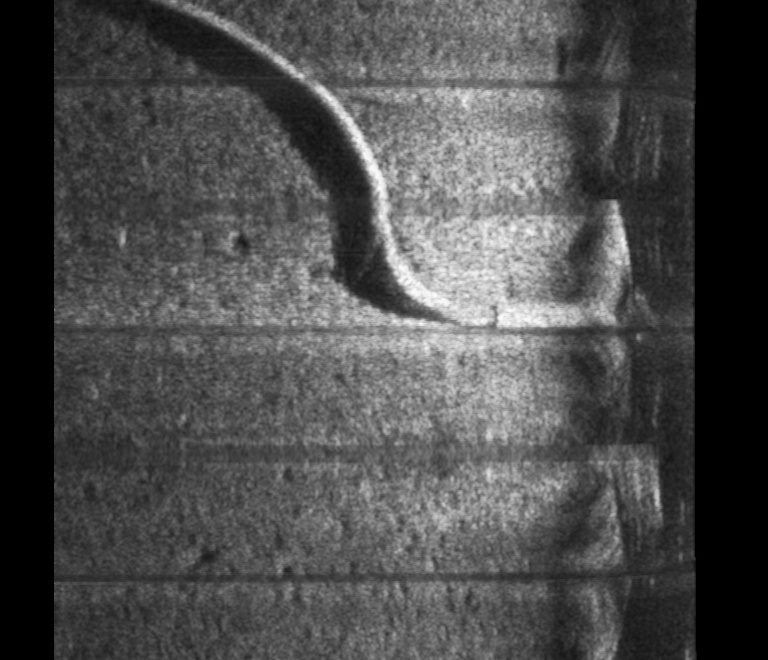
#> input picture multiLook_1.jpg, 768 x 660 px
$ python -i sonarGeometry.py   (imports and definitions only)
#> lines starting #> are read from the running program, lines starting #| are printed output that depends on the picture
#> further down, picture is the input picture: shape (660, 768); min 0, max 251, mean 75.3
import numpy as np
import cv2

def remapping(img):
    # ! need to collect parameter
    # TODO check best parameter [810,660]

    rows,cols = img.shape
#> rows = 660; cols = 768
    y,x = np.mgrid[:800*2,:800*2]     #y, x : flip
    r = np.sqrt((x-810)**2+(660*2-y)**2)
    theta = (np.arctan2(x-810,660*2-y)*130./np.pi)
    thetapic = (theta+65.0)/0.12

    # Rotate image before remapping
    M1 = cv2.getRotationMatrix2D((cols/2,rows/2),-90,1)
    dst1 = cv2.warpAffine(img,M1,(cols,rows))
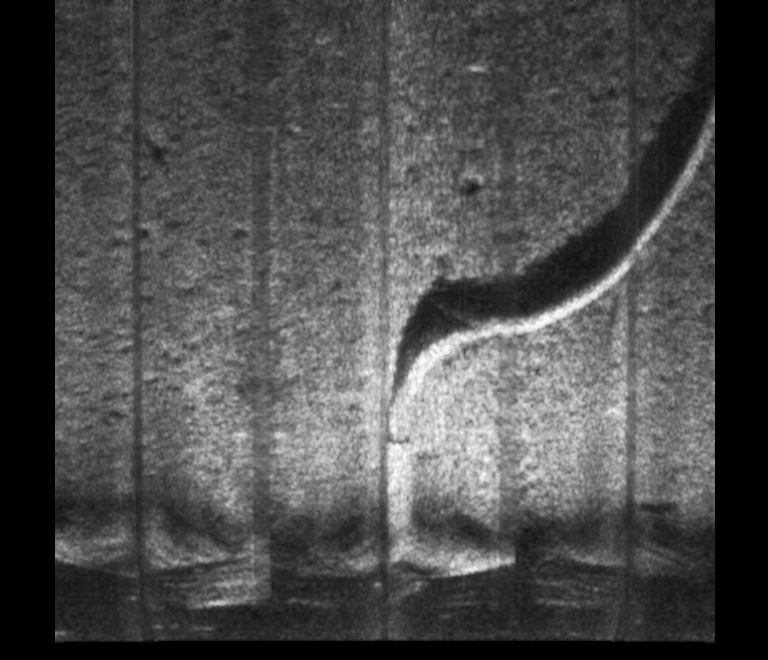
#> dst1: shape (660, 768); min 0, max 251, mean 75.3

    # Remapping
    out1 = cv2.remap(dst1,r.astype('float32'),thetapic.astype('float32'),cv2.INTER_LINEAR)
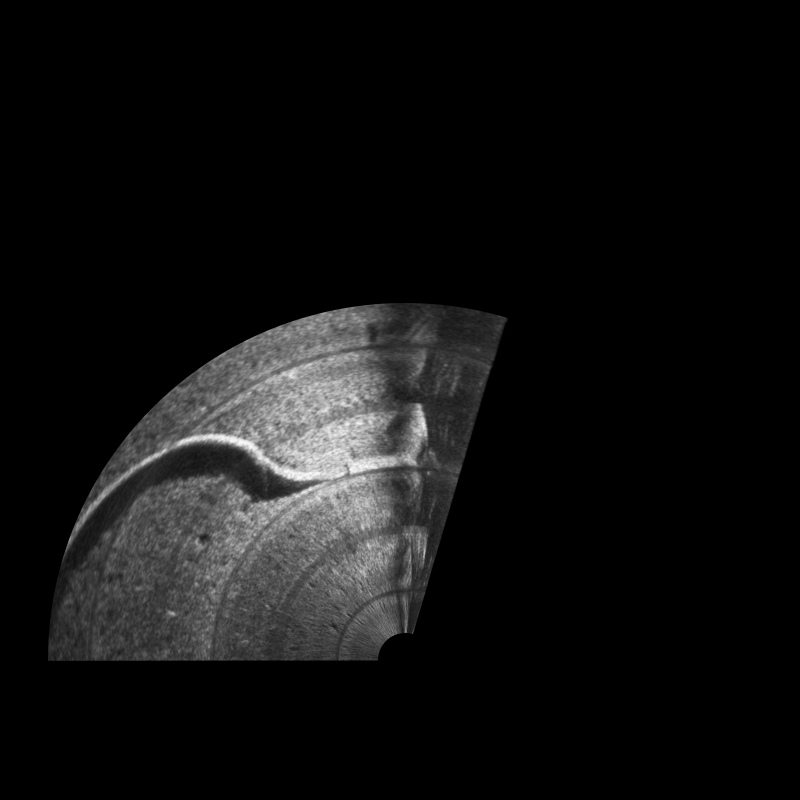
#> out1: shape (1600, 1600) (shown at 1/2 size); min 0, max 251, mean 16.9

    M2 = cv2.getRotationMatrix2D((2*cols, rows),-35,0.9)
    dst2 = cv2.warpAffine(out1,M2,(660*2,660*2))
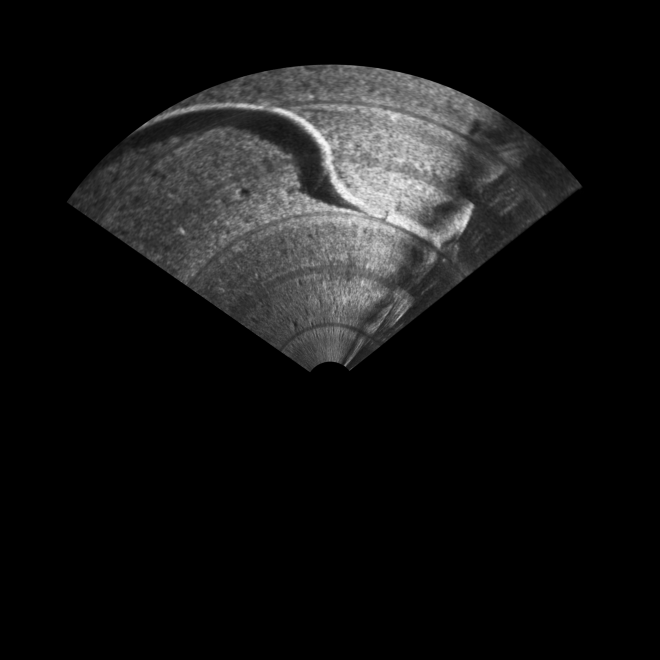
#> dst2: shape (1320, 1320) (shown at 1/2 size); min 0, max 250, mean 20.1
    dst2 = dst2[0:800,0:1320]
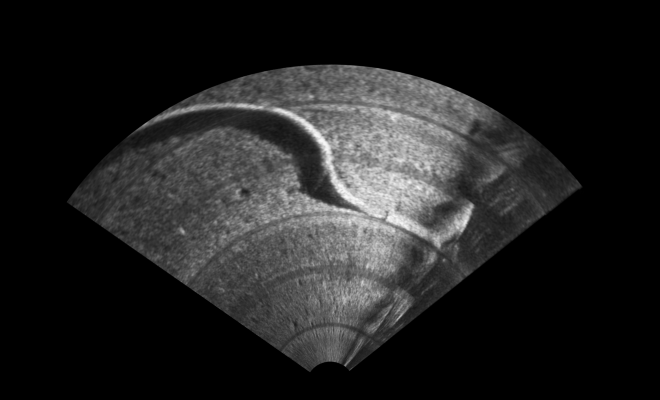
#> dst2: shape (800, 1320) (shown at 1/2 size); min 0, max 250, mean 33.1
    return dst2

>>> import cv2
>>> picture = cv2.imread('multiLook_1.jpg', cv2.IMREAD_GRAYSCALE)
>>> result = remapping(picture)

$ run again, on sift_keypoints_new.jpg
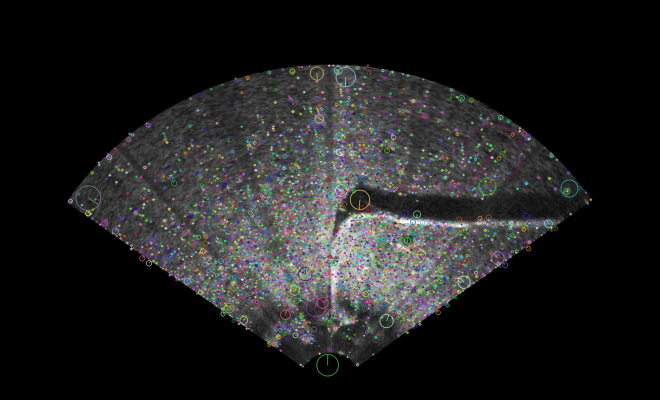
#> input picture sift_keypoints_new.jpg, 1320 x 800 px (shown at 1/2 size)
#> in remapping, `dst1 = cv2.warpAffine(img,M1,(cols,rows))`:
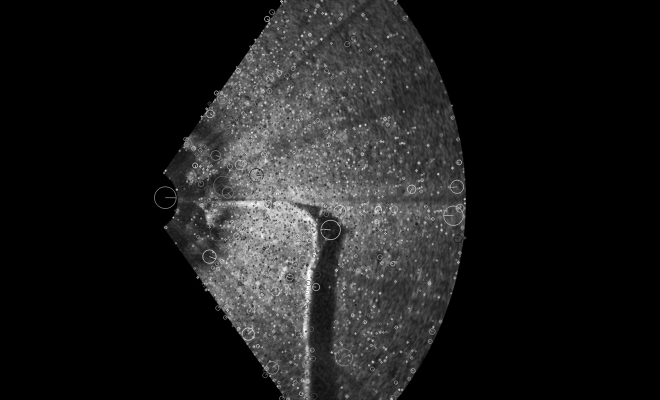
#> dst1: shape (800, 1320) (shown at 1/2 size); min 0, max 255, mean 29.4
#> in remapping, `out1 = cv2.remap(dst1,r.astype('float32'),thetapic.astype('float32'),c..`:
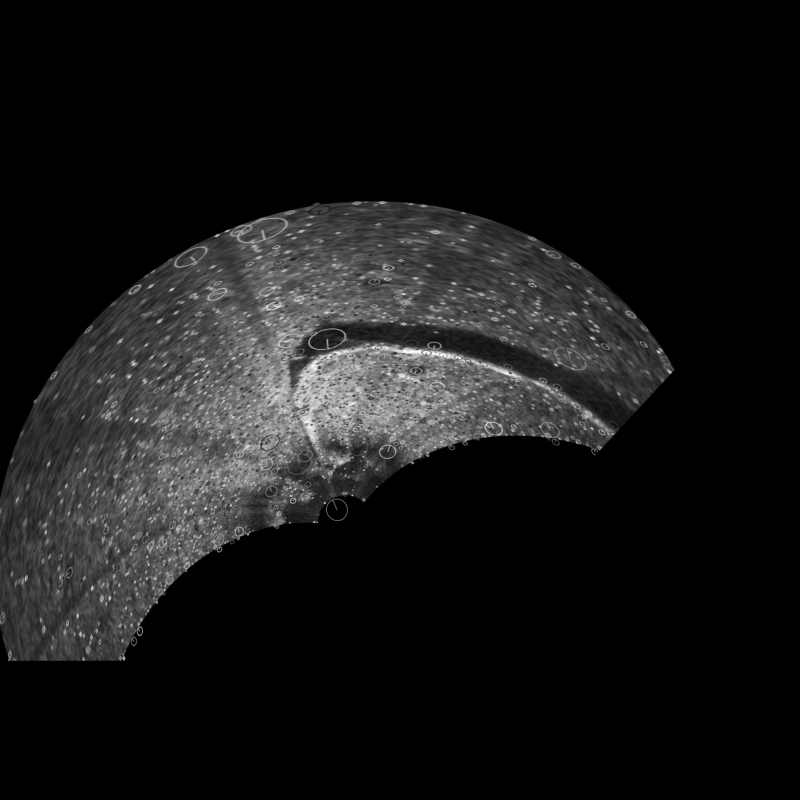
#> out1: shape (1600, 1600) (shown at 1/2 size); min 0, max 255, mean 22.3
